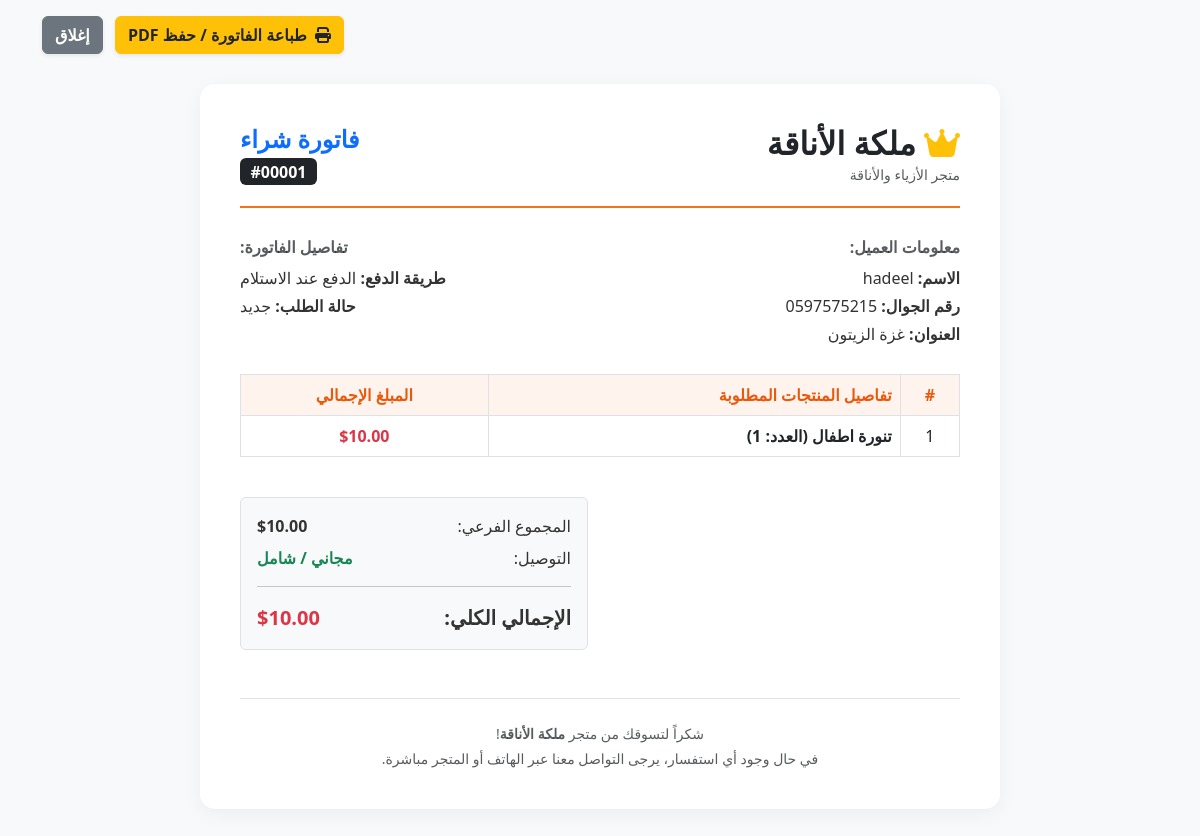
/invoice.php?id=1, run on the app's committed database.
### tables this page shows
CREATE TABLE `orders` (
  `id` int(11) NOT NULL AUTO_INCREMENT,
  `user_name` varchar(255) NOT NULL,
  `phone` varchar(50) NOT NULL,
  `address` text NOT NULL,
  `total_price` decimal(10,2) NOT NULL,
  `payment_method` varchar(50) NOT NULL,
  `receipt_path` varchar(255) DEFAULT NULL,
  `order_items` text NOT NULL,
  `status` varchar(50) DEFAULT 'جديد',
  `created_at` timestamp NOT NULL DEFAULT current_timestamp(),
  `shipping_fee` decimal(10,2) DEFAULT 0.00,
  PRIMARY KEY (`id`)
);

### invoice.php (the view, shortened to what this page needs)
<?php
require_once 'DB.php';
$order_id = intval($_GET['id']);
$stmt = $pdo->prepare("SELECT * FROM orders WHERE id = ?");
$stmt->execute([$order_id]);
$order = $stmt->fetch();
?>
<!DOCTYPE html>
<html lang="ar" dir="rtl">
<head>
    <link href="https://cdn.jsdelivr.net/npm/bootstrap@5.3.0/dist/css/bootstrap.rtl.min.css" rel="stylesheet">
    <link rel="stylesheet" href="https://cdnjs.cloudflare.com/ajax/libs/font-awesome/6.4.2/css/all.min.css">
</head>
<body>
<div class="container">
    <div class="max-w-800 text-end my-3 no-print style-actions">
        <button onclick="window.print();" class="btn btn-warning fw-bold text-dark shadow-sm">
            <i class="fa-solid fa-print me-1"></i> طباعة الفاتورة / حفظ PDF
        </button>
        <button onclick="window.close();" class="btn btn-secondary fw-bold shadow-sm ms-2">
            إغلاق
        </button>
    </div>
    <div class="invoice-card">
        <div class="invoice-header d-flex justify-content-between align-items-center">
            <div>
                <h2 class="fw-bold text-dark m-0"><i class="fa-solid fa-crown text-warning me-2"></i>ملكة الأناقة</h2>
                <small class="text-muted">متجر الأزياء والأناقة</small>
            </div>
            <div class="text-end">
                <h4 class="fw-bold text-primary m-0">فاتورة شراء</h4>
                <span class="badge bg-dark fs-6 mt-1">#<?php echo sprintf('%05d', $order['id']); ?></span>
            </div>
        </div>
        <div class="row mb-4">
            <div class="col-6">
                <h6 class="fw-bold text-muted mb-2">معلومات العميل:</h6>
                <p class="mb-1"><strong>الاسم:</strong> <?php echo htmlspecialchars($order['user_name'] ?? $order['name'] ?? 'زائر'); ?></p>
                <p class="mb-1"><strong>رقم الجوال:</strong> <?php echo htmlspecialchars($order['phone']); ?></p>
                <p class="mb-1"><strong>العنوان:</strong> <?php echo htmlspecialchars($order['address']); ?></p>
            </div>
            <div class="col-6 text-end">
                <h6 class="fw-bold text-muted mb-2">تفاصيل الفاتورة:</h6>
                <p class="mb-1"><strong>طريقة الدفع:</strong> <?php echo htmlspecialchars($order['payment_method']); ?></p>
                <p class="mb-1"><strong>حالة الطلب:</strong> <?php echo htmlspecialchars($order['status']); ?></p>
            </div>
        </div>
        <div class="table-responsive mb-4">
            <table class="table table-bordered align-middle">
                <thead>
                    <tr>
                        <th class="text-center">#</th>
                        <th>تفاصيل المنتجات المطلوبة</th>
                        <th class="text-center">المبلغ الإجمالي</th>
                    </tr>
                </thead>
                <tbody>
                    <tr>
                        <td class="text-center">1</td>
                        <td>
                            <span class="fw-bold"><?php echo htmlspecialchars($order['order_items']); ?></span>
                        </td>
                        <td class="text-center fw-bold text-danger">$<?php echo number_format($order['total_price'], 2); ?></td>
                    </tr>
                </tbody>
            </table>
        </div>
        <div class="row justify-content-end">
            <div class="col-6">
                <div class="border rounded p-3 bg-light">
                    <div class="d-flex justify-content-between mb-2">
                        <span>المجموع الفرعي:</span>
                        <strong>$<?php echo number_format($order['total_price'], 2); ?></strong>
                    </div>
                    <div class="d-flex justify-content-between mb-2">
                        <span>التوصيل:</span>
                        <strong class="text-success">مجاني / شامل</strong>
                    </div>
                    <hr>
                    <div class="d-flex justify-content-between fs-5 fw-bold">
                        <span>الإجمالي الكلي:</span>
                        <span class="text-danger">$<?php echo number_format($order['total_price'], 2); ?></span>
                    </div>
                </div>
            </div>
        </div>
        <div class="text-center mt-5 pt-4 border-top text-muted small">
            <p class="mb-1">شكراً لتسوقك من متجر <strong>ملكة الأناقة</strong>!</p>
            <p class="m-0">في حال وجود أي استفسار، يرجى التواصل معنا عبر الهاتف أو المتجر مباشرة.</p>
        </div>
    </div>
</div>
</body>
</html>

### invoice.php (style rules this page uses)
body { font-family: 'Segoe UI', Tahoma, Geneva, Verdana, sans-serif; background-color: #f8f9fa; color: #333; }
.invoice-card { max-width: 800px; margin: 30px auto; background: #fff; padding: 40px; border-radius: 15px; box-shadow: 0 5px 20px rgba(0,0,0,0.05); }
.invoice-header { border-bottom: 2px solid #f97316; padding-bottom: 20px; margin-bottom: 30px; }
.table th { background-color: #fff3ed !important; color: #ea580c; }

### data on the page
orders: id "00001", user_name "hadeel", phone "0597575215", address "غزة الزيتون", payment_method "الدفع عند الاستلام", status "جديد", order_items "تنورة اطفال (العدد: 1)", total_price "10.00"
